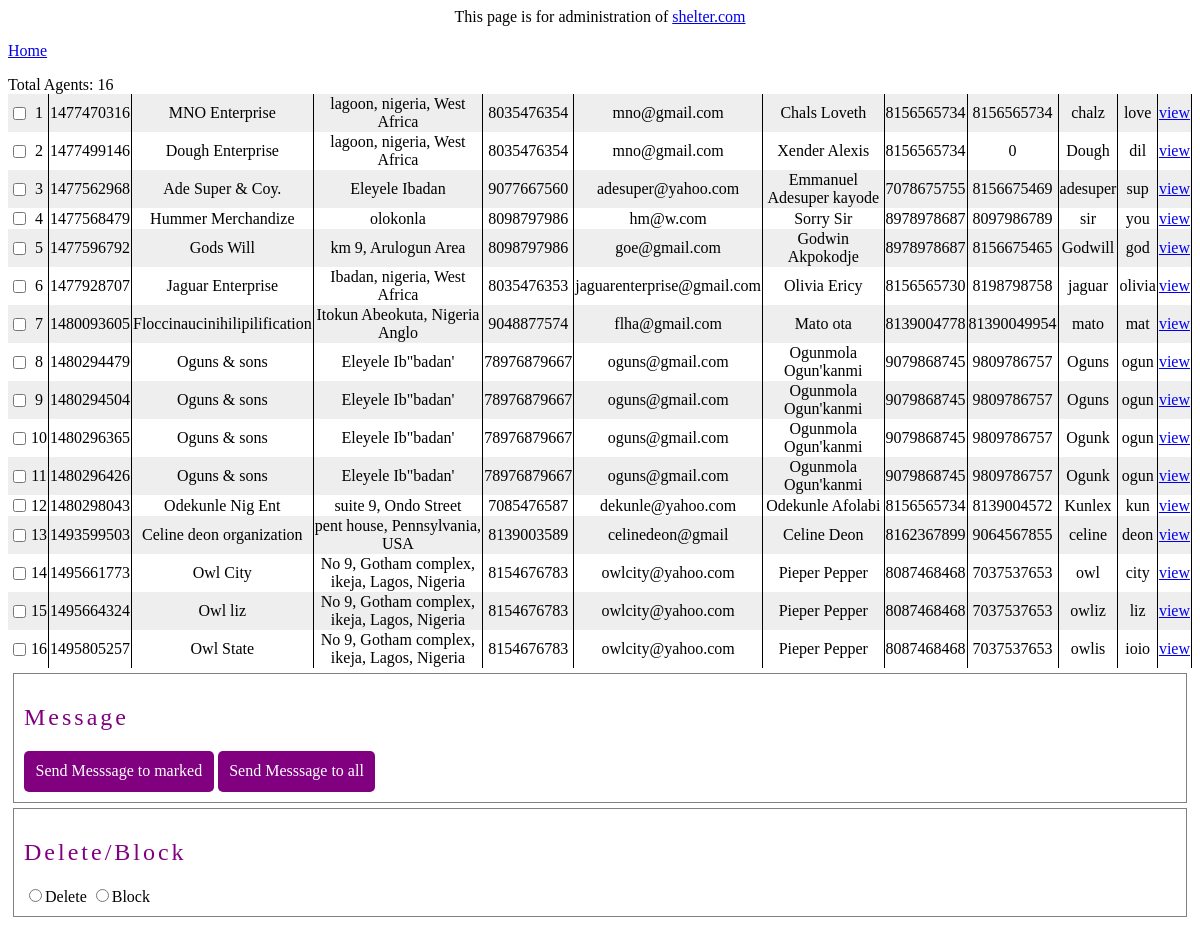
The app's page /admin/profiles/index.php with its own data.
### tables this page shows
CREATE TABLE `profiles` (
  `ID` int(10) NOT NULL,
  `Business_Name` varchar(30) NOT NULL,
  `Office_Address` varchar(150) NOT NULL,
  `Office_Tel_No` bigint(11) NOT NULL,
  `Business_email` char(30) NOT NULL,
  `CEO_Name` varchar(30) NOT NULL,
  `Phone_No` bigint(11) NOT NULL,
  `Alt_Phone_No` bigint(11) NOT NULL,
  `email` char(30) NOT NULL,
  `User_ID` varchar(20) NOT NULL,
  `password` varchar(30) NOT NULL,
  `timestamp` int(20) NOT NULL
);

### require/connexion.php (called while the page is built, shortened)
<?php
$root = "http://192.168.173.1/shelter";
?>

### admin/profiles/index.php (the view, shortened to what this page needs)
<?php
require('../../require/connexion.php');
?>
<html>
<link href="../styles.css" type="text/css" rel="stylesheet" />
<head><title>Admin|Profiles</title>
</head>
<body>
<p align="center">This page is for administration of <a href="http://localhost/shelter">shelter.com</a> </p>
<p><a href="http://localhost/shelter/admin">Home</a></p>
<form action=" <?php $_PHP_SELF ?>" method="POST">
 <table align="center">
<?php
$count = 0;
if($db_connection){
	$fetchprofiles = "SELECT * FROM profiles";
$fetchprofiles_Query = mysql_query($fetchprofiles,$db_connection);
if($fetchprofiles_Query)
{
	while($profile = mysql_fetch_array($fetchprofiles_Query,MYSQL_ASSOC)){
		$mod = $count%2;
	switch($mod){
		case 0:
		$color = "#eeeeee";
		break;
		case 1:
		$color = "white";
	break;
	}
		echo "<tr style=\"background-color:$color\">
		<td class=\"noborder\">
		<input name=\"".$profile['ID']."\" type=\"checkbox\" value=\"".$profile['ID']."\"/>
		</td>
		<td>".($count+1)."</td>";
	echo "<td>".$profile['ID']."</td>";
	 echo "<td>".$profile['Business_Name']."</td>";
	echo "<td>".$profile['Office_Address']."</td>";
	echo "<td>". $profile['Office_Tel_No']."</td>";
	echo "<td>".$profile['Business_email']."</td>";
	echo "<td>".$profile['CEO_Name']."</td>";
	echo "<td>".$profile['Phone_No']."</td>";
	echo "<td>".$profile['Alt_Phone_No']."</td>";
	echo "<td>".$profile['User_ID']."</td>";
	echo "<td>".$profile['password']."</td>";
	echo "<td class=\"noborder\"><a href=\"$root/".$profile['User_ID']."\">view</a></td></tr>";
	$count++;
}
}
else{
	echo "<p align=\"center\"><b>An error occured!!</b></p>";
			}
}
?>
</table>
<div class="action-category-container">
<h2 class="action-category-header">Message</h2>
<a class="message-action" href="#" onclick="javascript: toggleMsgArea('marked')">Send Messsage to marked</a>
<a class="message-action" href="#" onclick="javascript: toggleMsgArea('all')">Send Messsage to all</a>
</div>
<div class="action-category-container">
<h2 class="action-category-header">Delete/Block</h2>
<input type="radio" value="Delete" name="action"/><label>Delete</label>
<input type="radio" value="Block" name="action"/><label >Block</label>
</div>
</form>
</body>
</html>

### admin/styles.css (style rules this page uses)
table,tr,td { border-collapse:collapse; border-right:1px solid black; text-align:center; }
.noborder { border:0px; }

### admin/profiles/index.php (style rules this page uses)
.action-category-container { border:1px solid grey; padding:10px; margin:5px; }
.action-category-header { font-weight:normal; letter-spacing:3px; color:purple; }
.message-action { display:inline-block; padding:1%; background-color:purple; color:white; text-decoration:none; border-radius:5px; }

### records on screen
profiles: ID "1477470316", Business_Name "MNO Enterprise", Office_Address "lagoon, nigeria, West Africa", Office_Tel_No "8035476354", Business_email "mno@gmail.com", CEO_Name "Chals Loveth", Phone_No "8156565734", Alt_Phone_No "8156565734", User_ID "chalz", password "love"
profiles: ID "1477499146", Business_Name "Dough Enterprise", Office_Address "lagoon, nigeria, West Africa", Office_Tel_No "8035476354", Business_email "mno@gmail.com", CEO_Name "Xender Alexis", Phone_No "8156565734", Alt_Phone_No "0", User_ID "Dough", password "dil"
profiles: ID "1477562968", Business_Name "Ade Super & Coy.", Office_Address "Eleyele Ibadan", Office_Tel_No "9077667560", Business_email "adesuper@yahoo.com", CEO_Name "Emmanuel Adesuper kayode", Phone_No "7078675755", Alt_Phone_No "8156675469", User_ID "adesuper", password "sup"
profiles: ID "1477568479", Business_Name "Hummer Merchandize", Office_Address "olokonla", Office_Tel_No "8098797986", Business_email "hm@w.com", CEO_Name "Sorry Sir", Phone_No "8978978687", Alt_Phone_No "8097986789", User_ID "sir", password "you"
profiles: ID "1477596792", Business_Name "Gods Will", Office_Address "km 9, Arulogun Area", Office_Tel_No "8098797986", Business_email "goe@gmail.com", CEO_Name "Godwin Akpokodje", Phone_No "8978978687", Alt_Phone_No "8156675465", User_ID "Godwill", password "god"
profiles: ID "1477928707", Business_Name "Jaguar Enterprise", Office_Address "Ibadan, nigeria, West Africa", Office_Tel_No "8035476353", Business_email "jaguarenterprise@gmail.com", CEO_Name "Olivia Ericy", Phone_No "8156565730", Alt_Phone_No "8198798758", User_ID "jaguar", password "olivia"
profiles: ID "1480093605", Business_Name "Floccinaucinihilipilification", Office_Address "Itokun Abeokuta, Nigeria Anglo", Office_Tel_No "9048877574", Business_email "flha@gmail.com", CEO_Name "Mato ota", Phone_No "8139004778", Alt_Phone_No "81390049954", User_ID "mato", password "mat"
profiles: ID "1480294479", Business_Name "Oguns & sons", Office_Address "Eleyele Ib\"badan'", Office_Tel_No "78976879667", Business_email "oguns@gmail.com", CEO_Name "Ogunmola Ogun'kanmi", Phone_No "9079868745", Alt_Phone_No "9809786757", User_ID "Oguns", password "ogun"
profiles: ID "1480294504", Business_Name "Oguns & sons", Office_Address "Eleyele Ib\"badan'", Office_Tel_No "78976879667", Business_email "oguns@gmail.com", CEO_Name "Ogunmola Ogun'kanmi", Phone_No "9079868745", Alt_Phone_No "9809786757", User_ID "Oguns", password "ogun"
profiles: ID "1480296365", Business_Name "Oguns & sons", Office_Address "Eleyele Ib\"badan'", Office_Tel_No "78976879667", Business_email "oguns@gmail.com", CEO_Name "Ogunmola Ogun'kanmi", Phone_No "9079868745", Alt_Phone_No "9809786757", User_ID "Ogunk", password "ogun"
profiles: ID "1480296426", Business_Name "Oguns & sons", Office_Address "Eleyele Ib\"badan'", Office_Tel_No "78976879667", Business_email "oguns@gmail.com", CEO_Name "Ogunmola Ogun'kanmi", Phone_No "9079868745", Alt_Phone_No "9809786757", User_ID "Ogunk", password "ogun"
profiles: ID "1480298043", Business_Name "Odekunle Nig Ent", Office_Address "suite 9, Ondo Street", Office_Tel_No "7085476587", Business_email "dekunle@yahoo.com", CEO_Name "Odekunle Afolabi", Phone_No "8156565734", Alt_Phone_No "8139004572", User_ID "Kunlex", password "kun"
profiles: ID "1493599503", Business_Name "Celine deon organization", Office_Address "pent house, Pennsylvania, USA", Office_Tel_No "8139003589", Business_email "celinedeon@gmail", CEO_Name "Celine Deon", Phone_No "8162367899", Alt_Phone_No "9064567855", User_ID "celine", password "deon"
profiles: ID "1495661773", Business_Name "Owl City", Office_Address "No 9, Gotham complex, ikeja, Lagos, Nigeria", Office_Tel_No "8154676783", Business_email "owlcity@yahoo.com", CEO_Name "Pieper Pepper", Phone_No "8087468468", Alt_Phone_No "7037537653", User_ID "owl", password "city"
profiles: ID "1495664324", Business_Name "Owl liz", Office_Address "No 9, Gotham complex, ikeja, Lagos, Nigeria", Office_Tel_No "8154676783", Business_email "owlcity@yahoo.com", CEO_Name "Pieper Pepper", Phone_No "8087468468", Alt_Phone_No "7037537653", User_ID "owliz", password "liz"
profiles: ID "1495805257", Business_Name "Owl State", Office_Address "No 9, Gotham complex, ikeja, Lagos, Nigeria", Office_Tel_No "8154676783", Business_email "owlcity@yahoo.com", CEO_Name "Pieper Pepper", Phone_No "8087468468", Alt_Phone_No "7037537653", User_ID "owlis", password "ioio"
